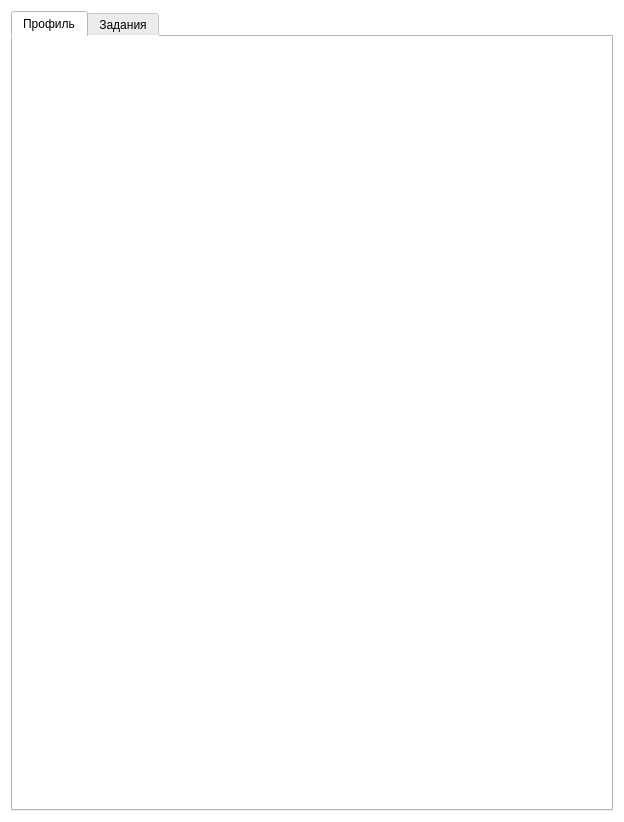
<?xml version="1.0" encoding="UTF-8"?>
<ui version="4.0">
 <class>Form</class>
 <widget class="QWidget" name="Form">
  <property name="geometry">
   <rect>
    <x>0</x>
    <y>0</y>
    <width>624</width>
    <height>822</height>
   </rect>
  </property>
  <property name="windowTitle">
   <string>Form</string>
  </property>
  <property name="styleSheet">
   <string notr="true">background-color: white;</string>
  </property>
  <layout class="QVBoxLayout" name="verticalLayout">
   <item>
    <widget class="QTabWidget" name="tabWidget">
     <property name="currentIndex">
      <number>0</number>
     </property>
     <widget class="ProfileTab" name="tab">
      <attribute name="title">
       <string>Профиль</string>
      </attribute>
     </widget>
     <widget class="TasksTab" name="tab_2">
      <attribute name="title">
       <string>Задания</string>
      </attribute>
     </widget>
    </widget>
   </item>
  </layout>
 </widget>
 <customwidgets>
  <customwidget>
   <class>ProfileTab</class>
   <extends>QWidget</extends>
   <header>profile.h</header>
   <container>1</container>
  </customwidget>
  <customwidget>
   <class>TasksTab</class>
   <extends>QWidget</extends>
   <header>tasks.h</header>
   <container>1</container>
  </customwidget>
 </customwidgets>
 <resources/>
 <connections/>
</ui>
